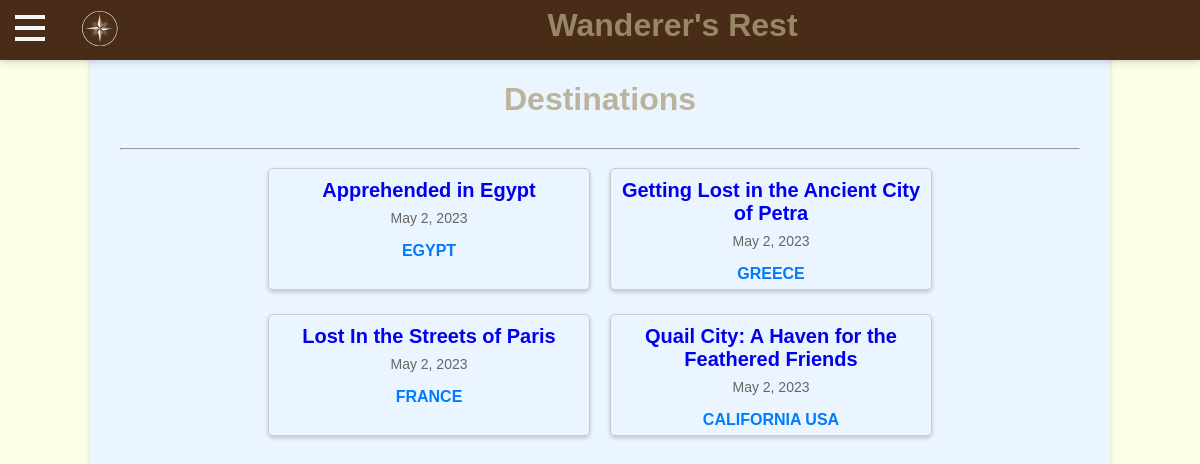
The page /Destinations/ on the database its author committed.
### siteBase/models.py (models this page shows, shortened)
class Post(models.Model):
    blurb = models.TextField()
    body = models.TextField()
    date_made = models.DateField(auto_now_add=True)
    tags = models.ManyToManyField(Tag)

class Tag(models.Model):
    tag = models.CharField(max_length=50)
    metatag = models.CharField(max_length=50)

### siteBase/views.py (the view)
# urls.py: path('Destinations/', views.location_posts, name='location_posts'),
def location_posts(request):
    location_tags = Tag.objects.filter(metatag='Location')
    location_posts = Post.objects.filter(tags__in=location_tags).distinct() # add the distinct() method
    context = {'location_posts': location_posts, 'title': 'Destinations'}
    return render(request, 'destinations.html', context)

### siteBase/templates/destinations.html
{% extends 'base.html' %}
{% block content %}
<h1>{{ title }}</h1>
<hr>
<div class="post-container">
{% for post in location_posts %}
<a href="{% url 'view_post' post_id=post.id %}">
  <div class="post-box">
    <div class="post-title">
        {{ post.blurb }}
    </div>
    <div class="post-date">{{ post.date_made }}</div>
    <div class="post-location">
      {% for tag in post.tags.all %}
        {% if tag.metatag == "Location" %}
          {{ tag.tag }}
        {% endif %}
      {% endfor %}
    </div>
  </div>
</a>
{% empty %}
  <p>No posts found.</p>
{% endfor %}
</div>
{% endblock %}

### siteBase/static/css/base.css (style rules this page uses)
body { background-color: rgb(253, 255, 228); color: rgba(173, 162, 125, 0.781); font-family: Arial, sans-serif; display: flex; justify-content: center; align-items: center; min-height: 100vh; margin: 0; overflow-y: scroll; }
h1 { text-align: center; margin-bottom: 30px; }
.post-box { display: flex; flex-direction: column; align-items: center; width: 20rem; margin: 1rem; padding: 1rem; border: 1px solid #ccc; border-radius: 0.25rem; box-shadow: 0 2px 4px rgba(0,0,0,0.2); transition: transform 0.3s ease; }
.post-title { font-size: 1.25rem; font-weight: bold; margin-bottom: 0.5rem; }
.post-date { font-size: 0.875rem; color: #666; margin-bottom: 1rem; }
.post-location { font-size: 1rem; font-weight: bold; color: #007bff; text-transform: uppercase; }
.post-container { display: flex; flex-wrap: wrap; justify-content: center; }
.post-box { display: inline-block; margin: 10px; padding: 10px; border: 1px solid #ccc; border-radius: 5px; text-align: center; width: 300px; height: 100px; overflow: hidden; }

### rows shown on the page
Post: blurb "Apprehended in Egypt", date_made "May 2, 2023"
Tag: tag "EGYPT"
Post: blurb "Getting Lost in the Ancient City of Petra", date_made "May 2, 2023"
Tag: tag "GREECE"
Post: blurb "Lost In the Streets of Paris", date_made "May 2, 2023"
Tag: tag "FRANCE"
Post: blurb "Quail City: A Haven for the Feathered Friends", date_made "May 2, 2023"
Tag: tag "CALIFORNIA"
Tag: tag "USA"

### other values the page prints
{{ title }} "Destinations"
